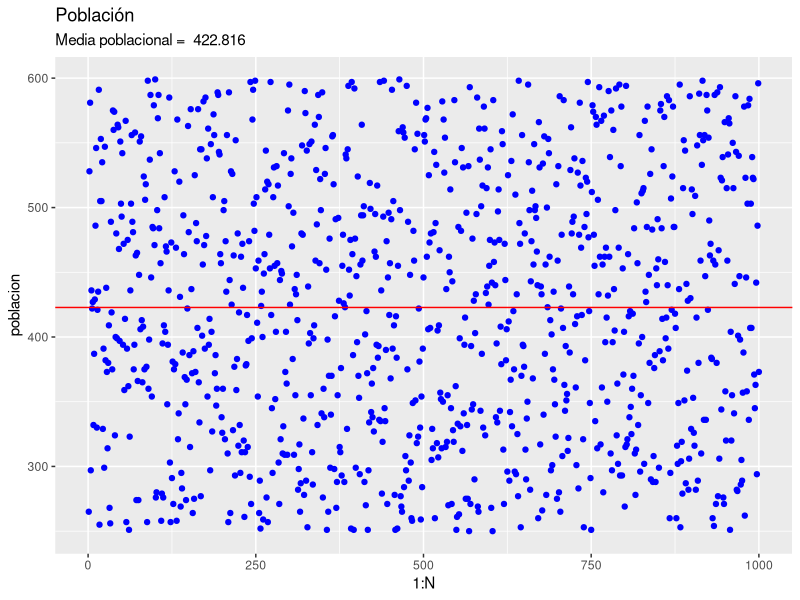

Reproduce this figure in R.
## ---- chunk 1
library(ggplot2)

## ---- chunk 2
set.seed(30082022) 
## ---- chunk 3
poblacion <- sample(x = 250:600, 
                    size = 1000, 
                    replace = TRUE) 
# Poblacion de un universo de numeros entre 250-600

poblacion

## ---- chunk 4
N <- length(poblacion)
N

## ---- chunk 5
n <- N * 0.10 
muestra <- sample(x = poblacion, size = n, replace = FALSE)
muestra

## ---- chunk 6
media.p <- mean(poblacion)
media.p

## ---- chunk 7
media.m <- mean(muestra)
media.m


## ---- chunk 8
str(poblacion)
str(muestra)

## ---- chunk 9
summary(poblacion)
summary(muestra)

## ---- chunk 10
ggplot()+
  geom_point(aes(x = 1:N, y = poblacion), col= 'blue') + 
  geom_hline(yintercept = media.p, col='red') +
  ggtitle(label = "Población", subtitle = paste("Media poblacional = ", media.p))

